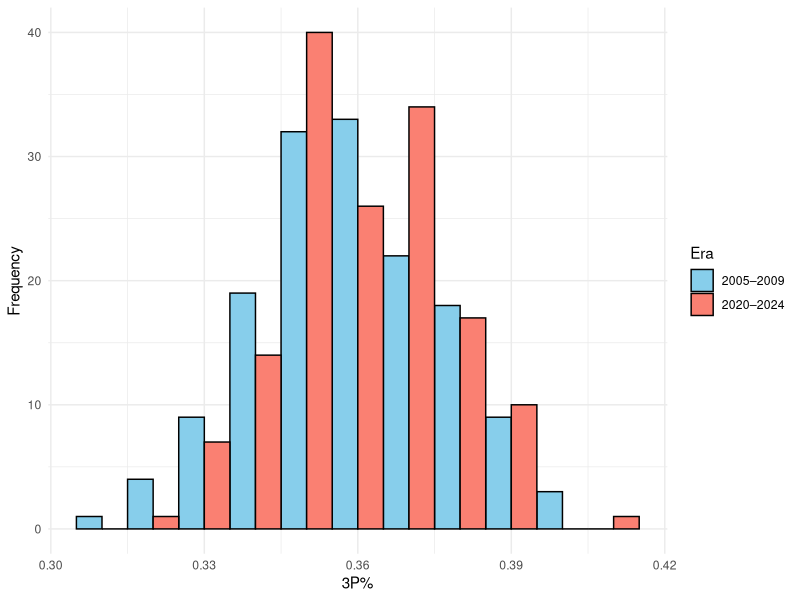
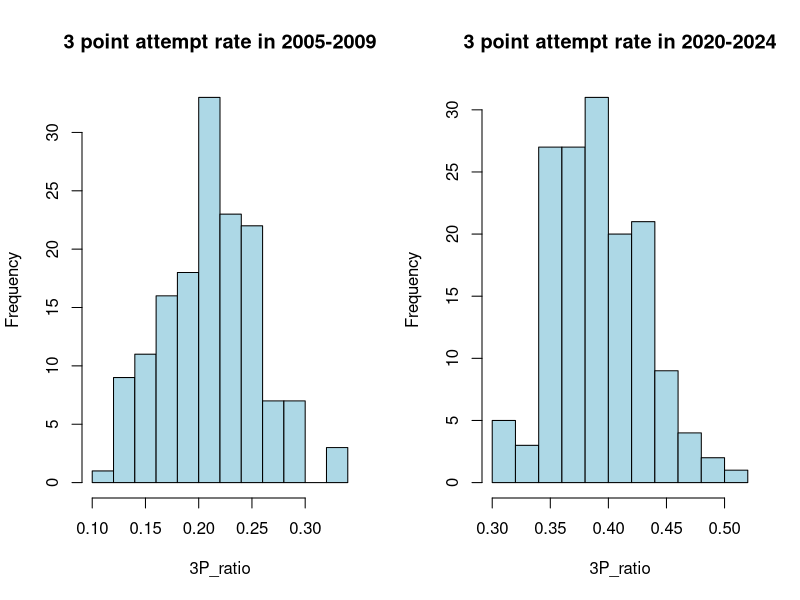

Source code (R) for these figures, in order: (Note: this script raises an error after producing the figures.)
## ---- chunk 1
example_data = read.csv("data/example_data_2003-04.csv", header = TRUE, stringsAsFactors = FALSE)
mydf_2005_2009 <- read.csv("data/5y/2005-2009_NBA_data.csv", header = TRUE, stringsAsFactors = FALSE)
mydf_2010_2014 <- read.csv("data/5y/2010-2014_NBA_data.csv", header = TRUE, stringsAsFactors = FALSE)
mydf_2015_2019 <- read.csv("data/5y/2015-2019_NBA_data.csv", header = TRUE, stringsAsFactors = FALSE)
mydf_2020_2024 <- read.csv("data/5y/2020-2024_NBA_data.csv", header = TRUE, stringsAsFactors = FALSE)
## ---- chunk 2
jpeg("img/3 point shooting percentage.jpg", width = 3000, height = 1500, res = 300)
library(ggplot2)

# 合并两个数据，加上 era 标签
df <- rbind(
  data.frame(X3P = mydf_2005_2009$X3P., Era = "2005–2009"),
  data.frame(X3P = mydf_2020_2024$X3P., Era = "2020–2024")
)

# ggplot2 画并列 histogram
ggplot(df, aes(x = X3P, fill = Era)) +
  geom_histogram(binwidth = 0.01, position = "dodge", color = "black") +
  labs(x = "3P%", y = "Frequency") +
  scale_fill_manual(values = c("2005–2009" = "skyblue", "2020–2024" = "salmon")) +
  theme_minimal()
dev.off()
## ---- chunk 3
jpeg("img/3 point attempt rate.jpg", width = 3000, height = 1500, res = 300)
par(mfrow = c(1, 2))

hist(mydf_2005_2009$X3P_ratio,
     main = "3 point attempt rate in 2005-2009",
     xlab = "3P_ratio",
     ylab = "Frequency",
     col = "lightblue",
     border = "black")

hist(mydf_2020_2024$X3P_ratio,
     main = "3 point attempt rate in 2020-2024",
     xlab = "3P_ratio",
     ylab = "Frequency",
     col = "lightblue",
     border = "black")

dev.off()
## ---- chunk 4
library(dplyr)
jpeg("img/3 point attempt rate.jpg", width = 3000, height = 1500, res = 300)

# 构造数据框（确保 mean_3p_2005 和 mean_3p_2024 已经提前定义）
df_pie <- data.frame(
  Era = rep(c("2005–2009", "2020–2024"), each = 2),
  ShotType = rep(c("3P", "2P"), times = 2),
  Value = c(mean_3p_2005, 1 - mean_3p_2005, mean_3p_2024, 1 - mean_3p_2024)
)

# 计算百分比标签和角度位置
df_pie <- df_pie %>%
  group_by(Era) %>%
  mutate(
    percent = round(Value * 100, 1),
    label = paste0(ShotType, ": ", percent, "%"),
    pos = cumsum(Value) - Value / 2
  )

# 画图 + 百分比标签
ggplot(df_pie, aes(x = "", y = Value, fill = ShotType)) +
  geom_bar(stat = "identity", width = 1, color = "white") +
  coord_polar("y") +
  facet_wrap(~Era) +
  geom_text(aes(y = pos, label = label), color = "black", size = 4) +
  scale_fill_manual(values = c("3P" = "skyblue", "2P" = "orange")) +
  theme_void() +
  theme(strip.text = element_text(size = 12))

dev.off()
## ---- chunk 5
model_2005_2009 <- lm(WinRate ~ X3P. + X2P. + X3P_ratio, data = mydf_2005_2009)
summary(model_2005_2009)
model_2020_2024 <- lm(WinRate ~ X3P. + X2P. + X3P_ratio, data = mydf_2020_2024)
summary(model_2020_2024)
## ---- chunk 6
model_2010_2014 <- lm(WinRate ~ X3P. + X2P. + X3P_ratio, data = mydf_2010_2014)
summary(model_2010_2014)
model_2015_2019 <- lm(WinRate ~ X3P. + X2P. + X3P_ratio, data = mydf_2015_2019)
summary(model_2015_2019)
## ---- chunk 7
head(mydf_2005_2009)
## ---- chunk 8
mydf_2020_2024_confounder <- mydf_2020_2024[, !(names(mydf_2020_2024) %in% c("X", "TEAM_ID", "TEAM_NAME", "FG_PCT", "X2P_ratio"))]
model_2020_2024_confounder0 <- lm(WinRate ~ ., data = mydf_2020_2024_confounder)
summary(model_2020_2024_confounder0)
## ---- chunk 9
mydf_2020_2024_confounder <- mydf_2020_2024[, !(names(mydf_2020_2024) %in% c("X", "TEAM_ID", "TEAM_NAME", "FG_PCT", "X2P_ratio", "PTS", "PLUS_MINUS"))]
model_2020_2024_confounder0 <- lm(WinRate ~ ., data = mydf_2020_2024_confounder)
summary(model_2020_2024_confounder0)
## ---- chunk 10
library(ggplot2)
library(tidyr)

# 先把你的数据建出来
df <- data.frame(
  Period = c("2005-2009", "2010-2014", "2015-2019", "2020-2024"),
  Coef_3P = c(1.8842, 2.6011, 3.8326, 4.7683),
  Coef_2P = c(3.7431, 4.0901, 3.1201, 2.1837)
)

# 把宽格式变成长格式
df_long <- pivot_longer(df, cols = c(Coef_3P, Coef_2P),
                        names_to = "Variable", values_to = "Coefficient")

jpeg("img/Coefficients Over Time by Variable.jpg", width = 3000, height = 1500, res = 300)

# 折线图
ggplot(df_long, aes(x = Period, y = Coefficient, color = Variable, group = Variable)) +
  geom_line(size = 1.2) +
  geom_point(size = 3) +
  labs(
    title = "Coefficients Over Time by Variable",
    x = "Period",
    y = "Coefficient",
    color = "Variable"
  ) +
  theme_minimal() +
  theme(axis.text.x = element_text(angle = 45, hjust = 1))  # 让x轴标签斜着排防止重叠

dev.off()
## ---- chunk 11
library(scales)

# 你的新数据
df_sig <- data.frame(
  Period = c("2005-2009", "2010-2014", "2015-2019", "2020-2024"),
  Pvalue_3P = c(0.00381, 4.09e-6, 1.13e-9, 5.58e-14),
  Pvalue_2P = c(3.11e-8, 1.64e-12, 1.51e-9, 1.65e-6)
)

# 转成长格式
df_sig_long <- pivot_longer(df_sig, cols = c(Pvalue_3P, Pvalue_2P),
                             names_to = "Variable", values_to = "Pvalue")

jpeg("img/P-value Trends Over Time.jpg", width = 3000, height = 1500, res = 300)

# 画图
ggplot(df_sig_long, aes(x = Period, y = Pvalue, color = Variable, group = Variable)) +
  geom_line(size = 1.2) +
  geom_point(size = 3) +
  scale_y_continuous(
    trans = trans_new("reversed_log10", 
                      transform = function(x) -log10(x), 
                      inverse = function(x) 10^(-x)),
    breaks = 10^(-15:0),
    labels = trans_format("log10", math_format(10^.x))
  ) +
  labs(
    title = "P-value Trends Over Time",
    x = "Period",
    y = "P-value (log scale, reversed)",
    color = "Variable"
  ) +
  theme_minimal() +
  theme(axis.text.x = element_text(angle = 45, hjust = 1))

dev.off()
## ---- chunk 12
png("img/diagnostic_plots_mydf_2005_2009.png", width = 2000, height = 1400, res = 300)  # 高度拉大一点
par(mfrow = c(2, 2))  # 先把画布分成2行2列
plot(model_2005_2009, mar = c(6, 5, 5, 4))
dev.off()
## ---- chunk 13
png("img/diagnostic_plots_model_2020_2024.png", width = 2000, height = 1400, res = 300)  # 高度拉大一点
par(mfrow = c(2, 2))  # 先把画布分成2行2列
plot(model_2020_2024, mar = c(6, 5, 5, 4))
dev.off()
## ---- chunk 14
# 添加年代标签
mydf_2005_2009$Era <- 0
mydf_2020_2024$Era <- 1

# 合并数据
data_all <- rbind(mydf_2005_2009, mydf_2020_2024)

# WinRate ~ X3P. + X2P. + X3P_ratio
# 建立带交互项的线性回归模型
model <- lm(WinRate ~ X3P. + X2P. + X3P_ratio + Era +
              X3P.:Era + X2P.:Era + X3P_ratio:Era,
            data = data_all)

# 打印回归结果
summary(model)
